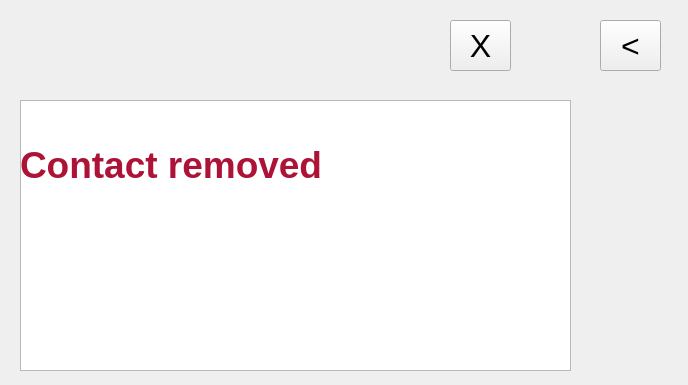
<?xml version="1.0" encoding="UTF-8"?>
<ui version="4.0">
 <class>ContactUI</class>
 <widget class="QWidget" name="ContactUI">
  <property name="geometry">
   <rect>
    <x>0</x>
    <y>0</y>
    <width>688</width>
    <height>385</height>
   </rect>
  </property>
  <property name="windowTitle">
   <string>Form</string>
  </property>
  <widget class="QPushButton" name="backButton">
   <property name="geometry">
    <rect>
     <x>600</x>
     <y>20</y>
     <width>61</width>
     <height>51</height>
    </rect>
   </property>
   <property name="font">
    <font>
     <pointsize>24</pointsize>
    </font>
   </property>
   <property name="text">
    <string>&lt;</string>
   </property>
  </widget>
  <widget class="QLabel" name="nameLabel">
   <property name="geometry">
    <rect>
     <x>20</x>
     <y>40</y>
     <width>351</width>
     <height>31</height>
    </rect>
   </property>
   <property name="font">
    <font>
     <pointsize>24</pointsize>
    </font>
   </property>
   <property name="text">
    <string/>
   </property>
  </widget>
  <widget class="QTableView" name="phoneNumberTable">
   <property name="geometry">
    <rect>
     <x>20</x>
     <y>100</y>
     <width>551</width>
     <height>271</height>
    </rect>
   </property>
   <property name="font">
    <font>
     <pointsize>24</pointsize>
    </font>
   </property>
   <property name="editTriggers">
    <set>QAbstractItemView::NoEditTriggers</set>
   </property>
   <attribute name="horizontalHeaderVisible">
    <bool>false</bool>
   </attribute>
   <attribute name="verticalHeaderVisible">
    <bool>false</bool>
   </attribute>
   <attribute name="verticalHeaderVisible">
    <bool>false</bool>
   </attribute>
   <attribute name="horizontalHeaderVisible">
    <bool>false</bool>
   </attribute>
  </widget>
  <widget class="QPushButton" name="removeButton">
   <property name="geometry">
    <rect>
     <x>450</x>
     <y>20</y>
     <width>61</width>
     <height>51</height>
    </rect>
   </property>
   <property name="font">
    <font>
     <pointsize>24</pointsize>
    </font>
   </property>
   <property name="text">
    <string>X</string>
   </property>
  </widget>
  <widget class="QLabel" name="removedLabel">
   <property name="geometry">
    <rect>
     <x>20</x>
     <y>100</y>
     <width>361</width>
     <height>131</height>
    </rect>
   </property>
   <property name="font">
    <font>
     <pointsize>28</pointsize>
    </font>
   </property>
   <property name="text">
    <string>&lt;!DOCTYPE HTML PUBLIC &quot;-//W3C//DTD HTML 4.0//EN&quot; &quot;http://www.w3.org/TR/REC-html40/strict.dtd&quot;&gt;
&lt;html&gt;&lt;head&gt;&lt;meta name=&quot;qrichtext&quot; content=&quot;1&quot; /&gt;&lt;style type=&quot;text/css&quot;&gt;
p, li { white-space: pre-wrap; }
&lt;/style&gt;&lt;/head&gt;&lt;body style=&quot; font-family:'Sans Serif'; font-size:28pt; font-weight:400; font-style:normal;&quot;&gt;
&lt;p style=&quot; margin-top:0px; margin-bottom:0px; margin-left:0px; margin-right:0px; -qt-block-indent:0; text-indent:0px;&quot;&gt;&lt;span style=&quot; font-weight:600; color:#ac1337;&quot;&gt;Contact removed&lt;/span&gt;&lt;/p&gt;&lt;/body&gt;&lt;/html&gt;</string>
   </property>
  </widget>
 </widget>
 <resources/>
 <connections/>
</ui>
